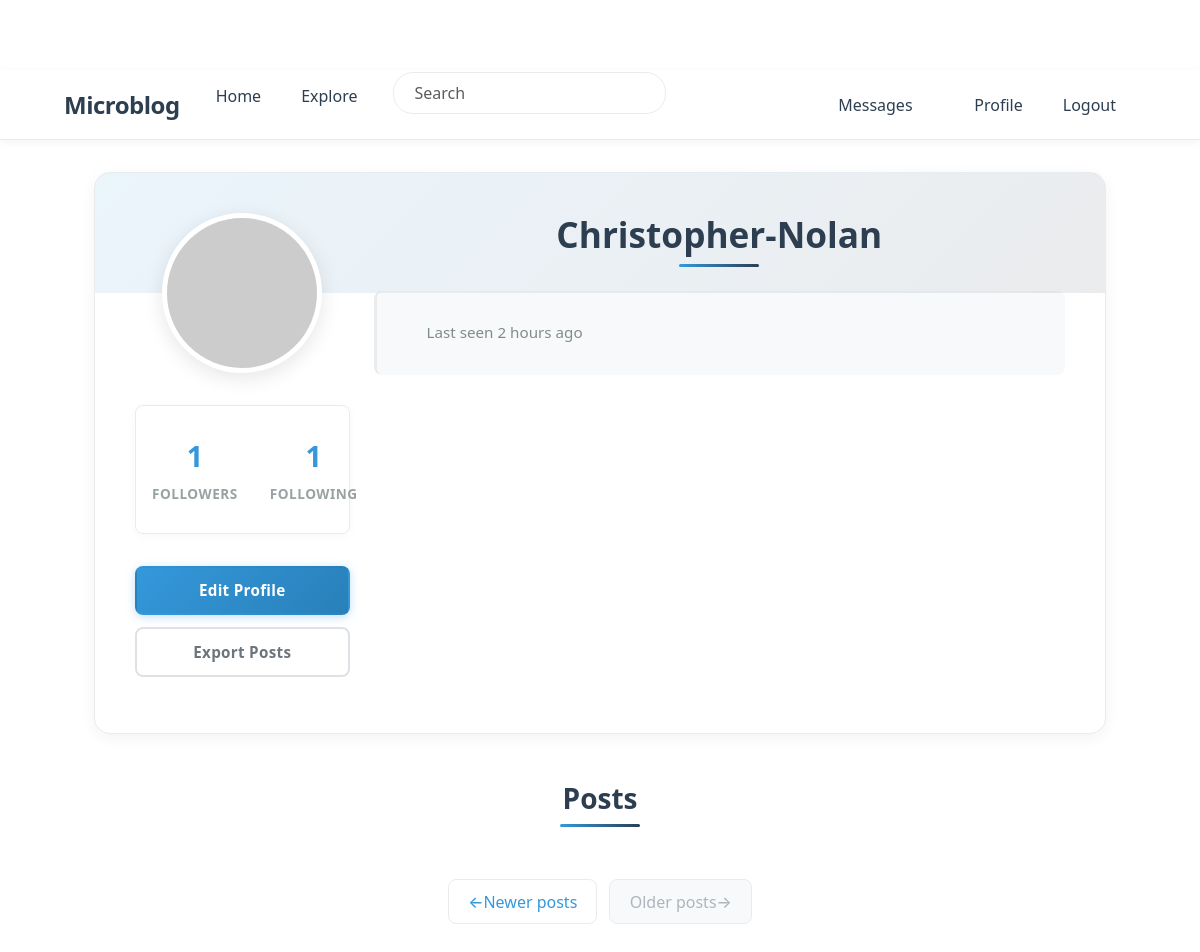
Page /user/Christopher-Nolan?page=2 (signed in) on the earlier database version.
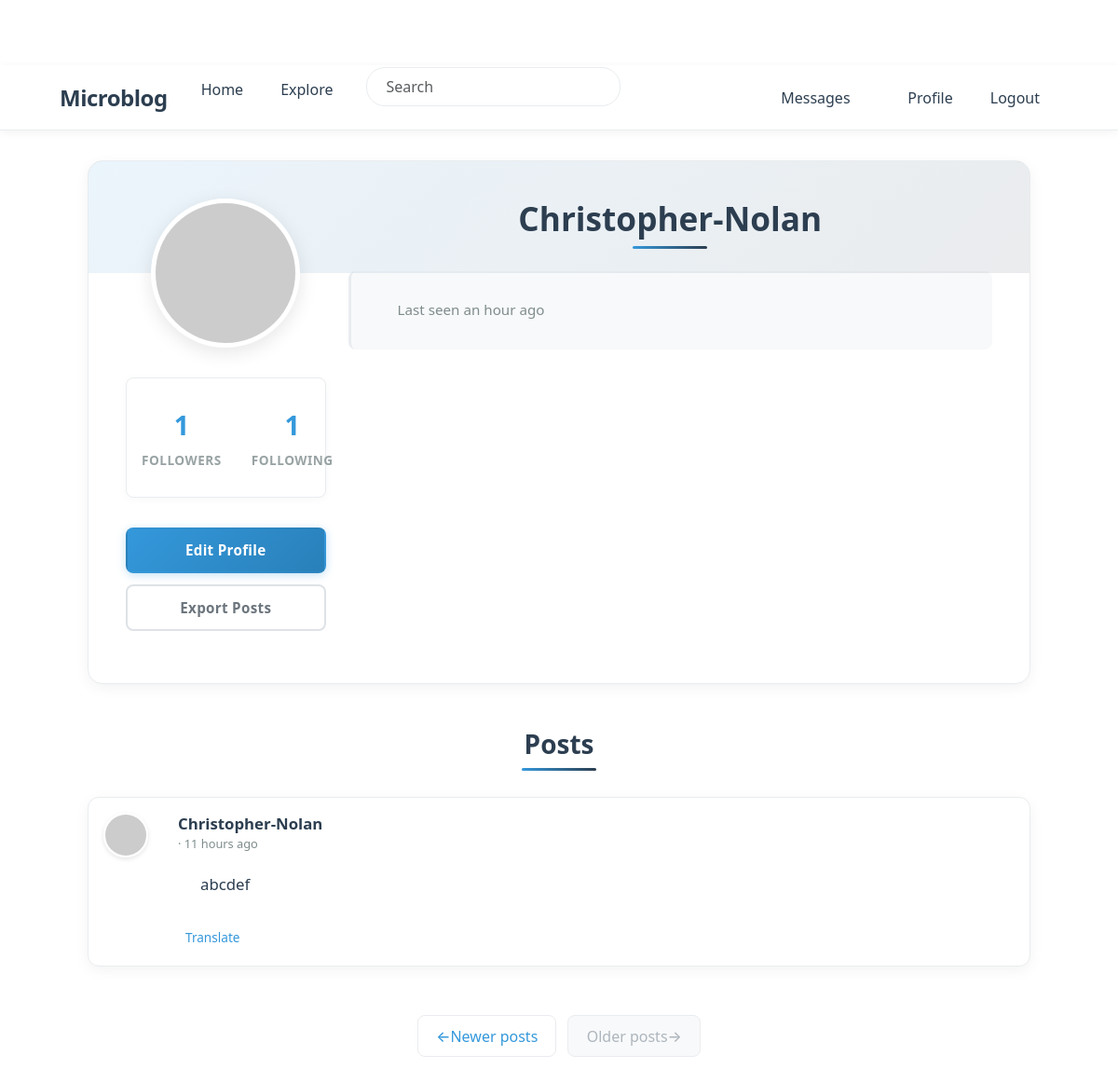
Same page on the later database version.
### app/models.py (models this page shows, shortened)
class PaginatedAPIMixin(object):
    @staticmethod
    def to_collection_dict(query, page, per_page, endpoint, **kwargs):
        resources = db.paginate(query, page=page, per_page=per_page,
                                error_out=False)
        data = {
            'items': [item.to_dict() for item in resources.items],
            '_meta': {
                'page': page,
                'per_page': per_page,
                'total_pages': resources.pages,
                'total_items': resources.total
            },
            '_links': {
                'self': url_for(endpoint, page=page, per_page=per_page,
                                **kwargs),
                'next': url_for(endpoint, page=page + 1, per_page=per_page,
                                **kwargs) if resources.has_next else None,
                'prev': url_for(endpoint, page=page - 1, per_page=per_page,
                                **kwargs) if resources.has_prev else None
            }
        }
        return data

class User(PaginatedAPIMixin, UserMixin, db.Model):
    id: so.Mapped[int] = so.mapped_column(primary_key=True)
    username: so.Mapped[str] = so.mapped_column(sa.String(64), index=True,
                                                unique=True)
    email: so.Mapped[str] = so.mapped_column(sa.String(120), index=True,
                                             unique=True)
    password_hash: so.Mapped[Optional[str]] = so.mapped_column(sa.String(256))
    about_me: so.Mapped[Optional[str]] = so.mapped_column(sa.String(140))
    last_seen: so.Mapped[Optional[datetime]] = so.mapped_column(
        default=lambda: datetime.now(timezone.utc))
    last_message_read_time: so.Mapped[Optional[datetime]]
    token: so.Mapped[Optional[str]] = so.mapped_column(
        sa.String(32), index=True, unique=True)
    token_expiration: so.Mapped[Optional[datetime]]
    posts: so.WriteOnlyMapped['Post'] = so.relationship(
        back_populates='author')
    following: so.WriteOnlyMapped['User'] = so.relationship(
        secondary=followers, primaryjoin=(followers.c.follower_id == id),
        secondaryjoin=(followers.c.followed_id == id),
        back_populates='followers')
    followers: so.WriteOnlyMapped['User'] = so.relationship(
        secondary=followers, primaryjoin=(followers.c.followed_id == id),
        secondaryjoin=(followers.c.follower_id == id),
        back_populates='following')
    messages_sent: so.WriteOnlyMapped['Message'] = so.relationship(
        foreign_keys='Message.sender_id', back_populates='author')
    messages_received: so.WriteOnlyMapped['Message'] = so.relationship(
        foreign_keys='Message.recipient_id', back_populates='recipient')
    notifications: so.WriteOnlyMapped['Notification'] = so.relationship(
        back_populates='user')
    tasks: so.WriteOnlyMapped['Task'] = so.relationship(back_populates='user')
    def avatar(self, size):
        digest = md5(self.email.lower().encode('utf-8')).hexdigest()
        return f'https://www.gravatar.com/avatar/{digest}?d=identicon&s={size}'
    def followers_count(self):
        query = sa.select(sa.func.count()).select_from(
            self.followers.select().subquery())
        return db.session.scalar(query)
    def following_count(self):
        query = sa.select(sa.func.count()).select_from(
            self.following.select().subquery())
        return db.session.scalar(query)
    def unread_message_count(self):
        last_read_time = self.last_message_read_time or datetime(1900, 1, 1)
        query = sa.select(Message).where(Message.recipient == self,
                                         Message.timestamp > last_read_time)
        return db.session.scalar(sa.select(sa.func.count()).select_from(
            query.subquery()))
    def get_tasks_in_progress(self):
        query = self.tasks.select().where(Task.complete == False)
        return db.session.scalars(query)
    def get_task_in_progress(self, name):
        query = self.tasks.select().where(Task.name == name,
                                          Task.complete == False)
        return db.session.scalar(query)

class SearchableMixin:
    @classmethod
    def before_commit(cls, session):
        session._changes = {
            'add': list(session.new),
            'update': list(session.dirty),
            'delete': list(session.deleted)
        }
    @classmethod
    def after_commit(cls, session):
        try:
            for obj in session._changes['add']:
                if isinstance(obj, SearchableMixin):
                    add_to_index(obj.__tablename__, obj)
            for obj in session._changes['update']:
                if isinstance(obj, SearchableMixin):
                    add_to_index(obj.__tablename__, obj)
            for obj in session._changes['delete']:
                if isinstance(obj, SearchableMixin):
                    remove_from_index(obj.__tablename__, obj)
        except Exception as e:
            current_app.logger.error(f'Error in after_commit: {e}')
        finally:
            session._changes = None

class Post(SearchableMixin, db.Model):
    __searchable__ = ['body']
    id: so.Mapped[int] = so.mapped_column(primary_key=True)
    body: so.Mapped[str] = so.mapped_column(sa.String(140))
    timestamp: so.Mapped[datetime] = so.mapped_column(
        index=True, default=lambda: datetime.now(timezone.utc))
    user_id: so.Mapped[int] = so.mapped_column(sa.ForeignKey(User.id),
                                               index=True)
    language: so.Mapped[Optional[str]] = so.mapped_column(sa.String(5))
    author: so.Mapped[User] = so.relationship(back_populates='posts')

### app/main/routes.py (the view)
@bp.route('/user/<username>')
@login_required
def user(username):
    user = db.first_or_404(sa.select(User).where(User.username == username))
    page = request.args.get('page', 1, type=int)
    query = user.posts.select().order_by(Post.timestamp.desc())
    posts = db.paginate(query, page=page,
                        per_page=current_app.config['POSTS_PER_PAGE'],
                        error_out=False)
    next_url = url_for('main.user', username=user.username,
                       page=posts.next_num) if posts.has_next else None
    prev_url = url_for('main.user', username=user.username,
                       page=posts.prev_num) if posts.has_prev else None
    form = EmptyForm()
    return render_template('user.html', user=user, posts=posts.items,
                           next_url=next_url, prev_url=prev_url, form=form)

### app/main/forms.py
class SearchForm(FlaskForm):
    q = StringField(_l('Search'), validators=[DataRequired()])
    def __init__(self, *args, **kwargs):
        if 'formdata' not in kwargs:
            kwargs['formdata'] = request.args
        if 'meta' not in kwargs:
            kwargs['meta'] = {'csrf': False}
        super(SearchForm, self).__init__(*args, **kwargs)

class EmptyForm(FlaskForm):
    submit = SubmitField('Submit')

### app/__init__.py (called while the page is built)
def get_locale():
    return request.accept_languages.best_match(current_app.config['LANGUAGES'])

### app/main/routes.py (called while the page is built)
@bp.before_app_request
def before_request():
    if current_user.is_authenticated:
        current_user.last_seen = datetime.now(timezone.utc)
        db.session.commit()
        g.search_form = SearchForm()
    g.locale = str(get_locale())

### app/models.py (called while the page is built)
@login.user_loader
def load_user(id):
    return db.session.get(User, int(id))

### app/templates/user.html (shortened to what this page needs)
{% extends "base.html" %}
{% block content %}
<div class="container">
    <div class="profile-container">
        <div class="row">
            <div class="col-md-3 text-center">
                <img src="{{ user.avatar(200) }}" class="profile-avatar" alt="{{ user.username }}'s avatar">
                <div class="profile-stats">
                    <div class="stat-item">
                        <span class="stat-value">{{ user.followers_count() }}</span>
                        <span class="stat-label">{{ _('Followers') }}</span>
                    </div>
                    <div class="stat-item">
                        <span class="stat-value">{{ user.following_count() }}</span>
                        <span class="stat-label">{{ _('Following') }}</span>
                    </div>
                </div>
                <div class="profile-actions">
                    {% if user == current_user %}
                        <a href="{{ url_for('main.edit_profile') }}" class="btn btn-edit">
                            {{ _('Edit Profile') }}
                        </a>
                        {% if not current_user.get_task_in_progress('export_posts') %}
                        <a href="{{ url_for('main.export_posts') }}" class="btn btn-outline-secondary">
                            {{ _('Export Posts') }}
                        </a>
                        {% endif %}
                    {% elif not current_user.is_following(user) %}
                        <form action="{{ url_for('main.follow', username=user.username) }}" method="post" class="d-inline">
                            {{ form.hidden_tag() }}
                            <button type="submit" class="btn btn-primary">{{ _('Follow') }}</button>
                        </form>
                    {% else %}
                        <form action="{{ url_for('main.unfollow', username=user.username) }}" method="post" class="d-inline">
                            {{ form.hidden_tag() }}
                            <button type="submit" class="btn btn-outline-secondary">{{ _('Following') }}</button>
                        </form>
                    {% endif %}
                </div>
            </div>
            <div class="col-md-9">
                <h1 class="profile-username">{{ user.username }}</h1>
                <div class="profile-meta">
                    {% if user.last_seen %}
                    <p> {{ _('Last seen') }} {{ moment(user.last_seen).fromNow() }}</p>
                    {% endif %}
                </div>
            </div>
        </div>
    </div>
    <h2 class="posts-header">{{ _('Posts') }}</h2>
    {% for post in posts %}
        {% include '_post.html' %}
    {% endfor %}
    <nav aria-label="Post navigation">
        <ul class="pagination">
            <li class="page-item{% if not prev_url %} disabled{% endif %}">
                <a class="page-link" href="{{ prev_url }}">
                    <span aria-hidden="true">&larr;</span> {{ _('Newer posts') }}
                </a>
            </li>
            <li class="page-item{% if not next_url %} disabled{% endif %}">
                <a class="page-link" href="{{ next_url }}">
                    {{ _('Older posts') }} <span aria-hidden="true">&rarr;</span>
                </a>
            </li>
        </ul>
    </nav>
{% endblock %}

### app/templates/base.html (shortened to what this page needs)
<!doctype html>
<html lang="en">
  <head>
    <link
        href="https://cdn.jsdelivr.net/npm/bootstrap@5.3.2/dist/css/bootstrap.min.css"
        rel="stylesheet"
>
    <link rel="stylesheet" href="{{ url_for('static', filename='css/styles.css') }}">
  </head>
  <body>
    <nav class="navbar navbar-expand-lg bg-body-tertiary">
      <div class="container">
        <a class="navbar-brand" href="{{ url_for('main.index') }}">Microblog</a>
        <div class="collapse navbar-collapse" id="navbarSupportedContent">
          <ul class="navbar-nav me-auto mb-2 mb-lg-0">
            <li class="nav-item">
              <a class="nav-link" aria-current="page" href="{{ url_for('main.index') }}">{{ _('Home') }}</a>
            </li>
            <li class="nav-item">
              <a class="nav-link" aria-current="page" href="{{ url_for('main.explore') }}">{{ _('Explore') }}</a>
            </li>
            {% if g.search_form %}
            <form class="navbar-form navbar-left" method="get" action="{{ url_for('main.search') }}">
                <div class="form-group">
                    {{ g.search_form.q(size=20, class='form-control', placeholder=g.search_form.q.label.text) }}
                </div>
            </form>
            {% endif %}
          </ul>
          <ul class="navbar-nav mb-2 mb-lg-0">
            {% if current_user.is_anonymous %}
            <li class="nav-item">
              <a class="nav-link" aria-current="page" href="{{ url_for('auth.login') }}">{{ _('Login') }}</a>
            </li>
            {% else %}
            <li class="nav-item">
              <a class="nav-link" aria-current="page" href="{{ url_for('main.messages') }}">{{ _('Messages') }}
                {% set unread_message_count = current_user.unread_message_count() %}
              </a>
            </li>
            <li class="nav-item">
              <a class="nav-link" aria-current="page" href="{{ url_for('main.user', username=current_user.username) }}">{{ _('Profile') }}</a>
            </li>
            <li class="nav-item">
              <a class="nav-link" aria-current="page" href="{{ url_for('auth.logout') }}">{{ _('Logout') }}</a>
            </li>
            {% endif %}
          </ul>
        </div>
      </div>
    </nav>
    <div class="container mt-3">
      {% block content %}{% endblock %}
    </div>
  </body>
</html>

### app/templates/_post.html (shortened to what this page needs)
<div class="card post-card mb-3">
    <div class="card-body">
        <div class="d-flex">
            <div class="flex-shrink-0 me-3">
                <a href="{{ url_for('main.user', username=post.author.username) }}">
                    <img src="{{ post.author.avatar(50) }}" class="post-avatar" alt="{{ post.author.username }}'s avatar">
                </a>
            </div>
            <div class="flex-grow-1">
                <div class="d-flex justify-content-between align-items-start">
                    <div>
                        <a class="user_popup post-username" href="{{ url_for('main.user', username=post.author.username) }}">
                            {{ post.author.username }}
                        </a>
                        <span class="post-time">· {{ moment(post.timestamp).fromNow() }}</span>
                    </div>
                </div>
                <div class="post-body" id="post{{ post.id }}">{{ post.body }}</div>
                {% if post.language and post.language != g.locale %}
                <div class="mt-2">
                    <a href="javascript:translate(
                        'post{{ post.id }}',
                        'translation{{ post.id }}',
                        '{{ post.language }}',
                        '{{ g.locale }}')"
                       class="translation-link">
                        {{ _('Translate') }}
                    </a>
                </div>
                {% endif %}
            </div>
        </div>
    </div>
</div>

Differences in the rows shown:
changed User "Christopher-Nolan": last_seen "2 hours ago" → "an hour ago"
now on this page (row unchanged): Post: author.username "Christopher-Nolan", timestamp "11 hours ago", body "abcdef"
